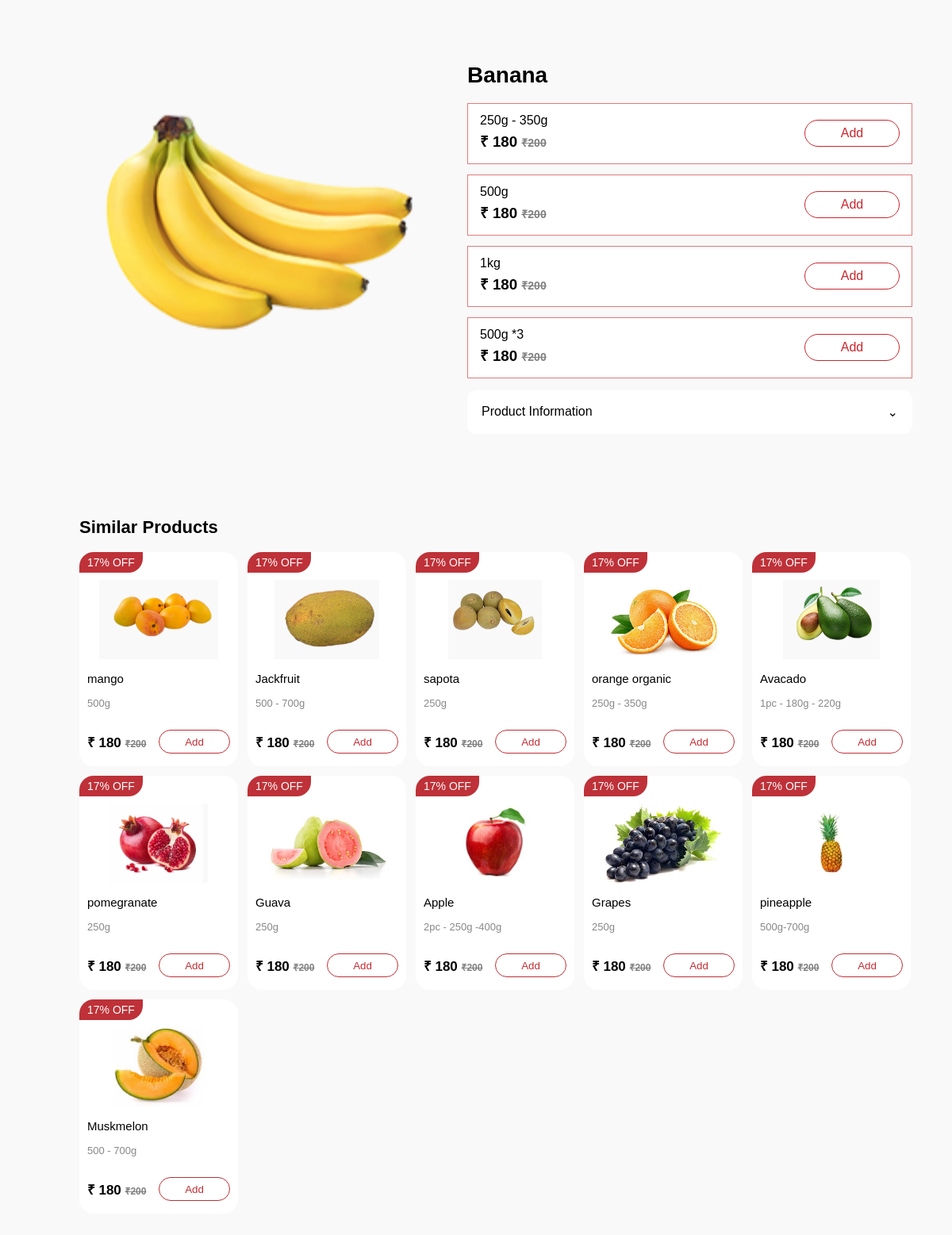
Screenshot of /product-details/11/ with the database file from the repository.
### store/models.py (models this page shows, shortened)
class Product(models.Model):
    category = models.ForeignKey(Category, on_delete=models.CASCADE)
    subcategory = models.ForeignKey('SubCategory', on_delete=models.CASCADE)
    name = models.CharField(max_length=100)
    price = models.IntegerField()
    image = models.ImageField(upload_to='products/')
    sku_code = models.CharField(max_length=100, unique=True, blank=True, null=True)
    sku_classification = models.CharField(max_length=100, blank=True, null=True)
    sku_classification1 = models.CharField(max_length=100, blank=True, null=True)
    discount_price = models.IntegerField(blank=True, null=True)
    offer = models.CharField(max_length=100, blank=True, null=True)
    about = models.TextField(blank=True, null=True)
    health_benefits = models.TextField(blank=True, null=True)
    nutrition = models.TextField(blank=True, null=True)
    origin = models.TextField(blank=True, null=True)

class ProductVariant(models.Model):
    product = models.ForeignKey(Product, on_delete=models.CASCADE, related_name='variants')
    sku_code = models.CharField(max_length=100, unique=True, blank=True, null=True)
    label = models.CharField(max_length=100)
    price = models.IntegerField()
    discount_price = models.IntegerField(blank=True, null=True)
    offer = models.CharField(max_length=100, blank=True, null=True)
    is_combo_pack = models.BooleanField(default=False)
    is_multi_pack = models.BooleanField(default=False)
    combo_sku_code = models.CharField(max_length=100, blank=True, null=True)
    combo_name = models.CharField(max_length=100, blank=True, null=True)
    combo_image = models.ImageField(upload_to='combo/', blank=True, null=True)
    stock_quantity = models.IntegerField(default=0)
    image = models.ImageField(upload_to='variant/', blank=True, null=True)
    cart_quantity = models.IntegerField(default=0)

### store/views.py (the view)
# urls.py: path('product-details/<int:id>/', views.product_details),
def product_details(request, id):
    product = Product.objects.get(id=id)
    variants = product.variants.all()
    similar_entry = SimilarProduct.objects.filter(
        product=product
    ).first()
    similar_products = []
    if similar_entry:
        similar_products = similar_entry.similar_product.all()
    return render(request, 'product_details.html', {
        'product': product,
        'variants': variants,
        'similar_products': similar_products
    })

### store/templates/product_details.html (shortened to what this page needs)
{% load static %}
<!doctype html>
<html>
  <head>
  </head>
  <body>
    <div class="details-container">
      <div>
        <img src="{{ product.image.url }}" class="product-big-img" />
      </div>
      <div class="details-right">
        <h1>{{ product.name }}</h1>
        {% for v in variants %}
        <div class="variant-row">
          <div>
            <p>{{ v.label }}</p>
            <h3>
              ₹ {{ v.discount_price }} {% if v.price %}
              <span>₹{{ v.price }}</span>
              {% endif %}
            </h3>
          </div>
          <div>
            <button
              class="add-btn"
              id="detailAddBtn{{ v.id }}"
              onclick="addDetailCart('{{ product.id }}', '{{ v.id }}', '{{ product.name }}', '{{ product.image.url }}', '{{ v.discount_price }}', '{{ v.label }}')"
            >
              Add
            </button>
          </div>
        </div>
        {% endfor %}
        <div class="info-box">
          <div class="info-header" onclick="toggleInfo()">
            <span>Product Information</span>
            <span>⌄</span>
          </div>
        </div>
      </div>
    </div>
    <div class="similar-section">
    <h2 class="similar-title">Similar Products</h2>
    <div class="similar-row">
        {% for p in similar_products %}
        <div class="similar-card">
            <div class="similar-offer">
                {% if p.offer %}
                    {{ p.offer }}
                {% else %}
                    17% OFF
                {% endif %}
            </div>
            <a href="/product-details/{{ p.id }}/"
               style="text-decoration:none;color:black;">
                <img src="{{ p.image.url }}" class="similar-product-img">
                <p class="similar-product-name">{{ p.name }}</p>
            </a>
            {% with first=p.variants.first %}
            <p class="similar-variant">{{ first.label }}</p>
            <div class="similar-bottom">
                <p class="similar-price">
                    ₹ {{ first.discount_price }}
                    <span>₹{{ first.price }}</span>
                </p>
                <button
                    class="similar-add-btn"
                    id="similarAddBtn{{ p.id }}"
                    data-variant-id="{{ first.id }}"
                    onclick="similarAddProduct('{{ p.id }}','{{ first.id }}','{{ p.name }}','{{ p.image.url }}','{{ first.discount_price }}','{{ first.label }}')">
                    Add
                </button>
            </div>
            {% endwith %}
        </div>
        {% endfor %}
    </div>
</div>
  </body>
</html>

### store/templates/product_details.html (style rules this page uses)
body { margin: 0; font-family: Arial, sans-serif; background: #f9f9f9; }
.details-container { display: grid; grid-template-columns: 45% 55%; gap: 40px; padding: 60px 90px; }
.product-big-img { width: 100%; height: 420px; object-fit: contain; }
.details-right h1 { font-size: 28px; }
.variant-row { border: 1px solid #e07b7b; padding: 12px 15px; margin: 13px 0; display: flex; justify-content: space-between; align-items: center; background: white; }
.variant-row p { margin: 0; font-size: 16px; }
.variant-row h3 { margin: 4px 0; }
.variant-row span { font-size: 14px; color: gray; text-decoration: line-through; }
.add-btn { width: 120px; height: 34px; border: 1px solid #c9272e; color: #c9272e; background: white; border-radius: 20px; font-size: 16px; cursor: pointer; }
.info-box { margin-top: 15px; background: white; border-radius: 12px; overflow: hidden; }
.info-header { padding: 18px; cursor: pointer; display: flex; justify-content: space-between; }
.similar-section { margin:45px 0 30px 100px; }
.similar-title { font-size:22px; font-weight:bold; margin-bottom:18px; }
.similar-row { display:grid; grid-template-columns:repeat(5, 200px); gap:12px; }
.similar-card { width:180px; height:250px; background:white; border-radius:18px; padding:10px; position:relative; }
.similar-offer { position:absolute; top:0; left:0; background:#be3138; color:white; padding:5px 10px; border-radius:18px 0 18px 0; font-size:14px; }
.similar-product-img { width:100%; height:100px; object-fit:contain; margin-top:25px; }
.similar-product-name { font-size:15px; margin-top:12px; }
.similar-variant { font-size:13px; color:#888; }
.similar-bottom { display:flex; justify-content:space-between; align-items:center; }
.similar-price { font-size:17px; font-weight:bold; }
.similar-price span { font-size:12px; color:gray; text-decoration:line-through; }
.similar-add-btn { width:90px; height:30px; border:1px solid #c12e35; color:#c12e35; background:white; border-radius:20px; }

### rows the page displays
Product: image (picture), name "Banana"
ProductVariant: label "250g - 350g", discount_price "180", price "200"
ProductVariant: label "500g", discount_price "180", price "200"
ProductVariant: label "1kg", discount_price "180", price "200"
ProductVariant: label "500g *3", discount_price "180", price "200"
Product: offer "17% OFF", image (picture), name "mango", variants.first.label "500g", variants.first.discount_price "180", variants.first.price "200"
Product: offer "17% OFF", image (picture), name "Jackfruit", variants.first.label "500 - 700g", variants.first.discount_price "180", variants.first.price "200"
Product: offer "17% OFF", image (picture), name "sapota", variants.first.label "250g", variants.first.discount_price "180", variants.first.price "200"
Product: offer "17% OFF", image (picture), name "orange organic", variants.first.label "250g - 350g", variants.first.discount_price "180", variants.first.price "200"
Product: offer "17% OFF", image (picture), name "Avacado", variants.first.label "1pc - 180g - 220g", variants.first.discount_price "180", variants.first.price "200"
Product: offer "17% OFF", image (picture), name "pomegranate", variants.first.label "250g", variants.first.discount_price "180", variants.first.price "200"
Product: offer "17% OFF", image (picture), name "Guava", variants.first.label "250g", variants.first.discount_price "180", variants.first.price "200"
Product: offer "17% OFF", image (picture), name "Apple", variants.first.label "2pc - 250g -400g", variants.first.discount_price "180", variants.first.price "200"
Product: offer "17% OFF", image (picture), name "Grapes", variants.first.label "250g", variants.first.discount_price "180", variants.first.price "200"
Product: offer "17% OFF", image (picture), name "pineapple", variants.first.label "500g-700g", variants.first.discount_price "180", variants.first.price "200"
Product: offer "17% OFF", image (picture), name "Muskmelon", variants.first.label "500 - 700g", variants.first.discount_price "180", variants.first.price "200"
